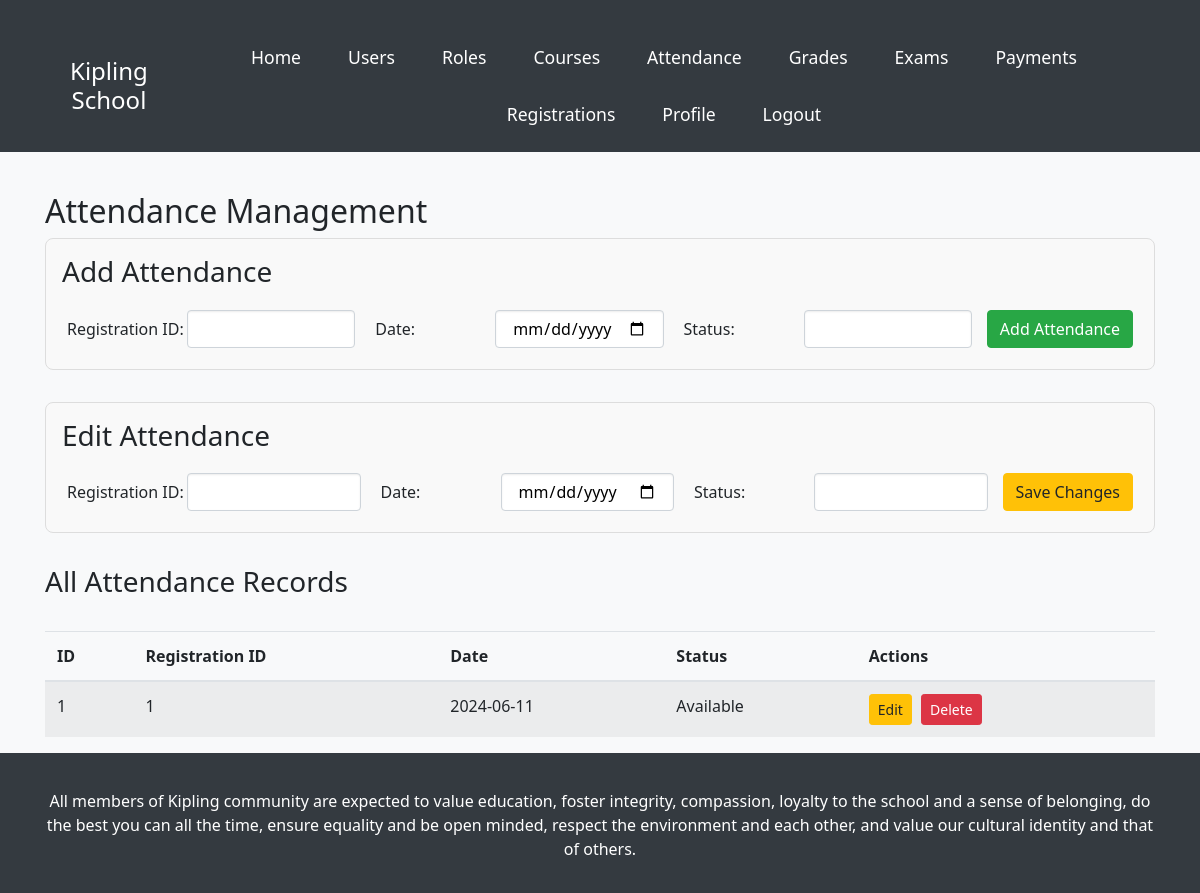
Screenshot of /SEFinal/views/admin/attendance.php (signed in) with the database file from the repository.
### tables this page shows
CREATE TABLE `Attendance` (
  `AttendanceID` int(11) NOT NULL,
  `RegistrationID` int(11) DEFAULT NULL,
  `Date` date DEFAULT NULL,
  `Status` varchar(20) DEFAULT NULL
);

### SEFinal/models/Attendance.php (called while the page is built, shortened)
<?php
class Attendance {
    private $conn;
    public function __construct($db) {
        $this->conn = $db;
    }
    public function getAllAttendances() {
        $query = "SELECT * FROM Attendance";
        $result = $this->conn->query($query);
        return $result;
    }
}
?>

### SEFinal/views/admin/attendance.php (the view, shortened to what this page needs)
<?php
include('../../includes/header.php');
include('../../includes/db.php');
include('../../models/Attendance.php');
$attendance = new Attendance($conn);
$attendances = $attendance->getAllAttendances();
?>
<div class="container">
    <h2>Attendance Management</h2>
    <div class="form-section">
        <h3>Add Attendance</h3>
        <form method="POST" action="../../controllers/AttendanceController.php" class="form-inline">
            <div class="form-group">
                <label for="RegistrationID">Registration ID:</label>
                <input type="number" id="RegistrationID" name="RegistrationID" class="form-control" required>
            </div>
            <div class="form-group">
                <label for="Date">Date:</label>
                <input type="date" id="Date" name="Date" class="form-control" required>
            </div>
            <div class="form-group">
                <label for="Status">Status:</label>
                <input type="text" id="Status" name="Status" class="form-control" required>
            </div>
            <button type="submit" class="btn btn-success">Add Attendance</button>
        </form>
    </div>
    <div class="form-section">
        <h3>Edit Attendance</h3>
        <form method="POST" action="../../controllers/AttendanceController.php" class="form-inline">
            <div class="form-group">
                <label for="editRegistrationID">Registration ID:</label>
                <input type="number" id="editRegistrationID" name="RegistrationID" class="form-control" required>
            </div>
            <div class="form-group">
                <label for="editDate">Date:</label>
                <input type="date" id="editDate" name="Date" class="form-control" required>
            </div>
            <div class="form-group">
                <label for="editStatus">Status:</label>
                <input type="text" id="editStatus" name="Status" class="form-control" required>
            </div>
            <button type="submit" class="btn btn-warning">Save Changes</button>
        </form>
    </div>
    <h3>All Attendance Records</h3>
    <table class="table table-striped">
        <thead>
            <tr>
                <th>ID</th>
                <th>Registration ID</th>
                <th>Date</th>
                <th>Status</th>
                <th>Actions</th>
            </tr>
        </thead>
        <tbody>
            <?php while ($row = $attendances->fetch_assoc()): ?>
                <tr>
                    <td><?php echo $row['AttendanceID']; ?></td>
                    <td><?php echo $row['RegistrationID']; ?></td>
                    <td><?php echo $row['Date']; ?></td>
                    <td><?php echo $row['Status']; ?></td>
                    <td>
                        <button class="btn btn-sm btn-warning" onclick="editAttendance('<?php echo $row['AttendanceID']; ?>', '<?php echo $row['RegistrationID']; ?>', '<?php echo $row['Date']; ?>', '<?php echo $row['Status']; ?>')">Edit</button>
                        <a class="btn btn-sm btn-danger" href="../../controllers/AttendanceController.php?action=delete&id=<?php echo $row['AttendanceID']; ?>" onclick="return confirm('Are you sure you want to delete this attendance record?');">Delete</a>
                    </td>
                </tr>
            <?php endwhile; ?>
        </tbody>
    </table>
</div>
<?php include '../../includes/footer.php'; ?>

### SEFinal/css/style.css (style rules this page uses)
body, html { height: 100%; margin: 0; }
body { display: flex; flex-direction: column; background-color: #f8f9fa; font-family: 'Segoe UI', Tahoma, Geneva, Verdana, sans-serif; }
input.form-control { color: #000; background-color: #fff; border: 1px solid #ced4da; }
input.form-control::placeholder { color: #666; }
.btn-success { background-color: #28a745; border-color: #28a745; }
.btn-warning { background-color: #ffc107; border-color: #ffc107; }
.form-group { margin-bottom: 1.5rem; }
.form-control { padding: 0.75rem 1rem; font-size: 1rem; border-radius: 0.25rem; border: 1px solid #ced4da; box-shadow: inset 0 1px 2px rgba(0,0,0,.075); color: #000; background-color: #fff; }
.container { margin-top: 20px; }
.form-inline .form-group { margin-right: 10px; }
.table { margin-top: 20px; }
.btn { margin-right: 5px; }
.form-section { margin-bottom: 2rem; padding: 1rem; border: 1px solid #ddd; border-radius: 8px; background-color: #f9f9f9; }
.form-section h3 { margin-bottom: 1rem; }
.form-section form { display: flex; flex-wrap: wrap; align-items: center; }
.form-section .form-group { flex: 1; margin: 5px; }
.form-section .form-group label { display: inline-block; width: 120px; }
.form-section .form-group input { width: calc(100% - 130px); }
.table { margin-top: 2rem; }

### rows the page displays
attendance: AttendanceID "1", RegistrationID "1", Date "2024-06-11", Status "Available"
